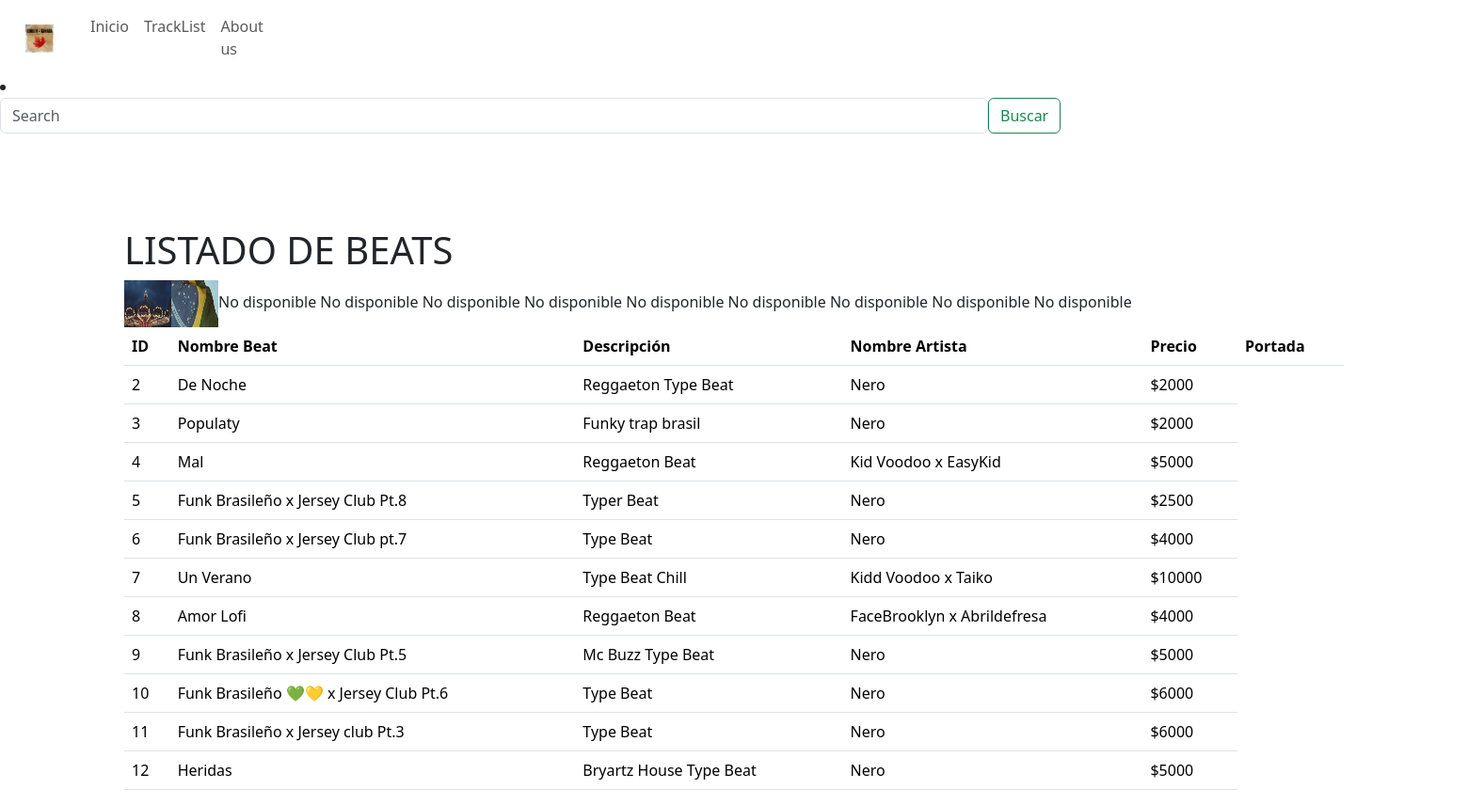
/home/, run on the app's committed database.
### core/models.py (models this page shows, shortened)
class Beat(models.Model):
    idBeat= models.IntegerField(primary_key=True,verbose_name='Id del beat')
    nombreBeat= models.CharField(max_length=50, verbose_name='Nombre del Beat')
    descripcion= models.CharField(max_length=200, verbose_name='Descripcion del Beat')
    nombreColab= models.CharField(max_length=50, verbose_name='Nombre Colaboracion', blank=True)
    precioBeat= models.IntegerField(verbose_name='Precio Beat')
    imgenBeat= models.ImageField(upload_to='Beats/',null=True,blank=True)
    def getPrecio(self):
        return f"${self.precioBeat}"

### core/views.py (the view)
# urls.py: path('', ventana_inicio, name='home'),        # Ruta raíz para ventana_inicio
def home(request):
	beats= Beat.objects.all()
	return render(request, 'home.html',context={'datos':beats})

### core/templates/home.html (shortened to what this page needs)
{% load static %}
<!DOCTYPE html>
    <html lang="en">
    <head>
        {% load static %}
        <link href="https://cdn.jsdelivr.net/npm/bootstrap@5.3.3/dist/css/bootstrap.min.css" rel="stylesheet">
    </head>
    <body >
        <div class="container-fluid">
            <nav class="navbar navbar-expand-sm bg-light, menu">
                <a href="#" class="navbar-brand">
                    <img src="{% static 'img/logo.jpg' %}" width="30px" height="30px" style="margin-left: 15px;" alt="Logo">
                </a>
                                    <div class="collapse navbar-collapse" id="opciones">
                                        <ul class="navbar-nav" style="margin-left: 15px;">
                                          <li class="nav-item">
                                            <a class="nav-link" href="{% url 'home' %}">Inicio</a>
                                          </li>
                                          <li class="nav-item">
                                            <a class="nav-link" href="{% url 'tracklist' %}">TrackList</a>
                                        </li>
                                        <li class="nav-item">
                                          <a class="nav-link" href="{% url 'ventana_info' %}">About us</a>
                                        {% if user.is_authenticated %}
                                        <li class="nav-item">
                                            <a class="nav-link" href="{% url 'logout' %}" style="color: rgb(0, 0, 0); margin-left: 1400px;">Cerrar Sesion</a>
                                          </li>
                                        {% else %}
                                        </li>
                                        <li class="nav-item">
                                        </li>
                                          {% endif%}
                                        </ul>
                                    </div>
            </nav>
        </div>
     <li>
        <form class="form-inline my-2 my-lg-0 d-flex" method="GET" action="{% url 'listado_beats' %}">
            <input class="form-control mr-2" type="search" placeholder="Search" aria-label="Buscar..." style="width: 1050px;" name="buscar">
            <button class="btn btn-outline-success" type="submit">Buscar</button>
        </form>
</li>
        <div class="container" style="margin-top: 100px">
            <h1>LISTADO DE BEATS</h1>
            <table class="table">
                <thead>
                    <tr>
                        <th>ID</th>
                        <th>Nombre Beat</th>
                        <th>Descripción</th>
                        <th>Nombre Artista</th>
                        <th>Precio</th>
                        <th>Portada</th>
                    </tr>
                </thead>
                <tbody>
                    {% for beat in datos %}
                    <tr>
                        <td>{{ beat.idBeat }}</td>
                        <td>{{ beat.nombreBeat }}</td>
                        <td>{{ beat.descripcion }}</td>
                        <td>{{ beat.nombreColab }}</td>
                        <td>{{ beat.getPrecio }}</td>
                            {% if beat.imgenBeat %}
                                <img src="{{ beat.imgenBeat.url }}" style="height:50px; width:50px;" alt="Portada del beat">
                            {% else %}
                                No disponible
                            {% endif %}
                    </tr>
                    {% endfor %}
                </tbody>
            </table>
        </div>
    </body>
    </html>

### data on the page
Beat: idBeat "2", nombreBeat "De Noche", descripcion "Reggaeton Type Beat", nombreColab "Nero", getPrecio "$2000", imgenBeat (picture)
Beat: idBeat "3", nombreBeat "Populaty", descripcion "Funky trap brasil", nombreColab "Nero", getPrecio "$2000", imgenBeat (picture)
Beat: idBeat "4", nombreBeat "Mal", descripcion "Reggaeton Beat", nombreColab "Kid Voodoo x EasyKid", getPrecio "$5000"
Beat: idBeat "5", nombreBeat "Funk Brasileño x Jersey Club Pt.8", descripcion "Typer Beat", nombreColab "Nero", getPrecio "$2500"
Beat: idBeat "6", nombreBeat "Funk Brasileño x Jersey Club pt.7", descripcion "Type Beat", nombreColab "Nero", getPrecio "$4000"
Beat: idBeat "7", nombreBeat "Un Verano", descripcion "Type Beat Chill", nombreColab "Kidd Voodoo x Taiko", getPrecio "$10000"
Beat: idBeat "8", nombreBeat "Amor Lofi", descripcion "Reggaeton Beat", nombreColab "FaceBrooklyn x Abrildefresa", getPrecio "$4000"
Beat: idBeat "9", nombreBeat "Funk Brasileño x Jersey Club Pt.5", descripcion "Mc Buzz Type Beat", nombreColab "Nero", getPrecio "$5000"
Beat: idBeat "10", nombreBeat "Funk Brasileño 💚💛 x Jersey Club Pt.6", descripcion "Type Beat", nombreColab "Nero", getPrecio "$6000"
Beat: idBeat "11", nombreBeat "Funk Brasileño x Jersey club Pt.3", descripcion "Type Beat", nombreColab "Nero", getPrecio "$6000"
Beat: idBeat "12", nombreBeat "Heridas", descripcion "Bryartz House Type Beat", nombreColab "Nero", getPrecio "$5000"
